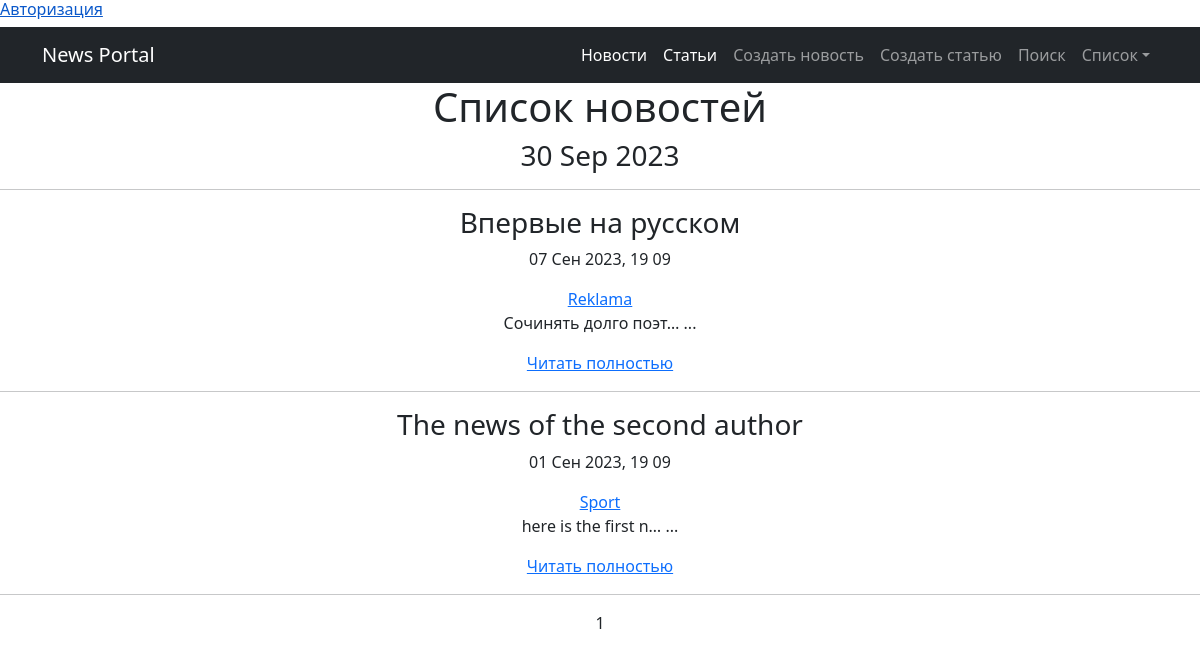
Before: /news/ with the older database file.
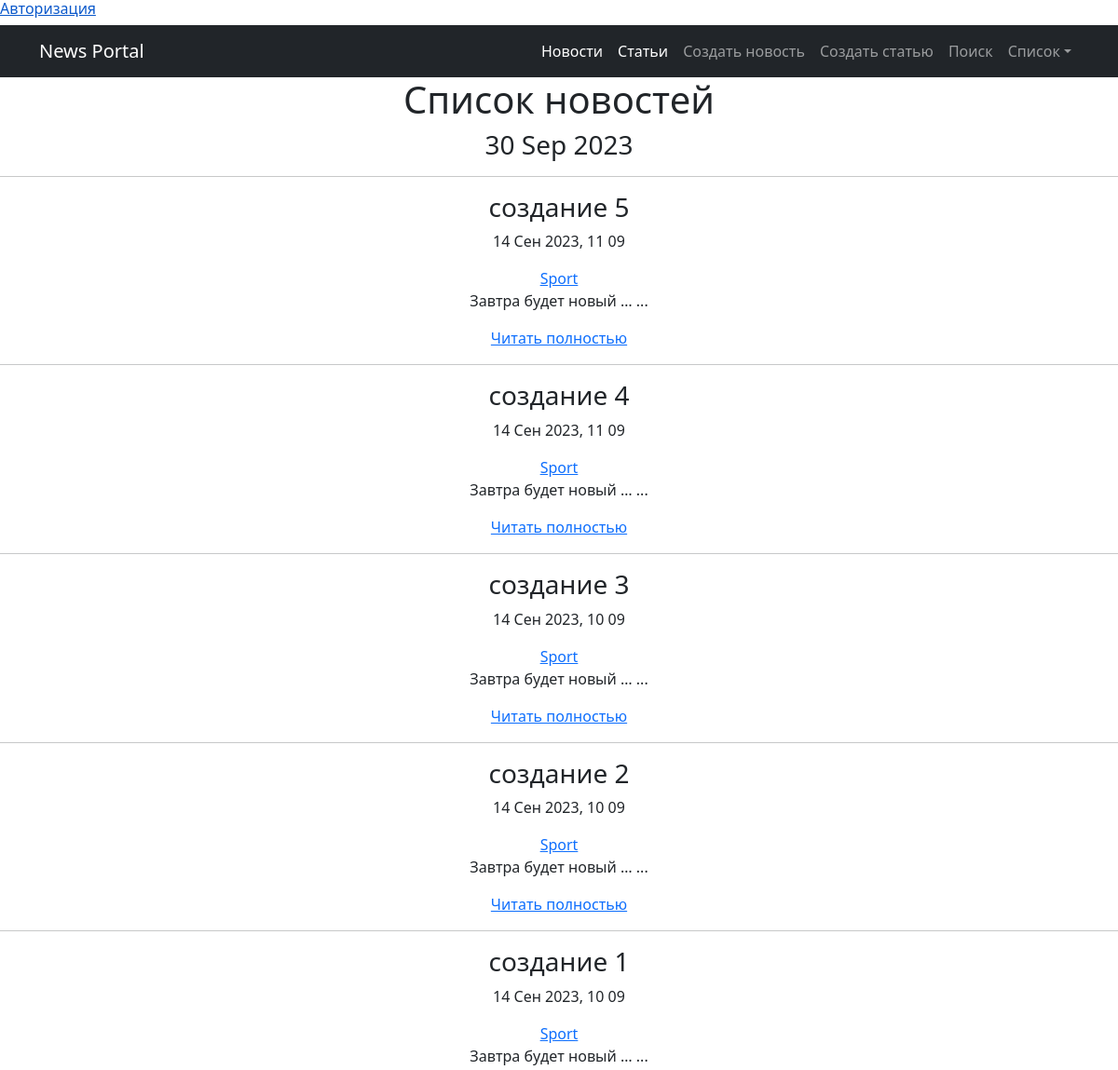
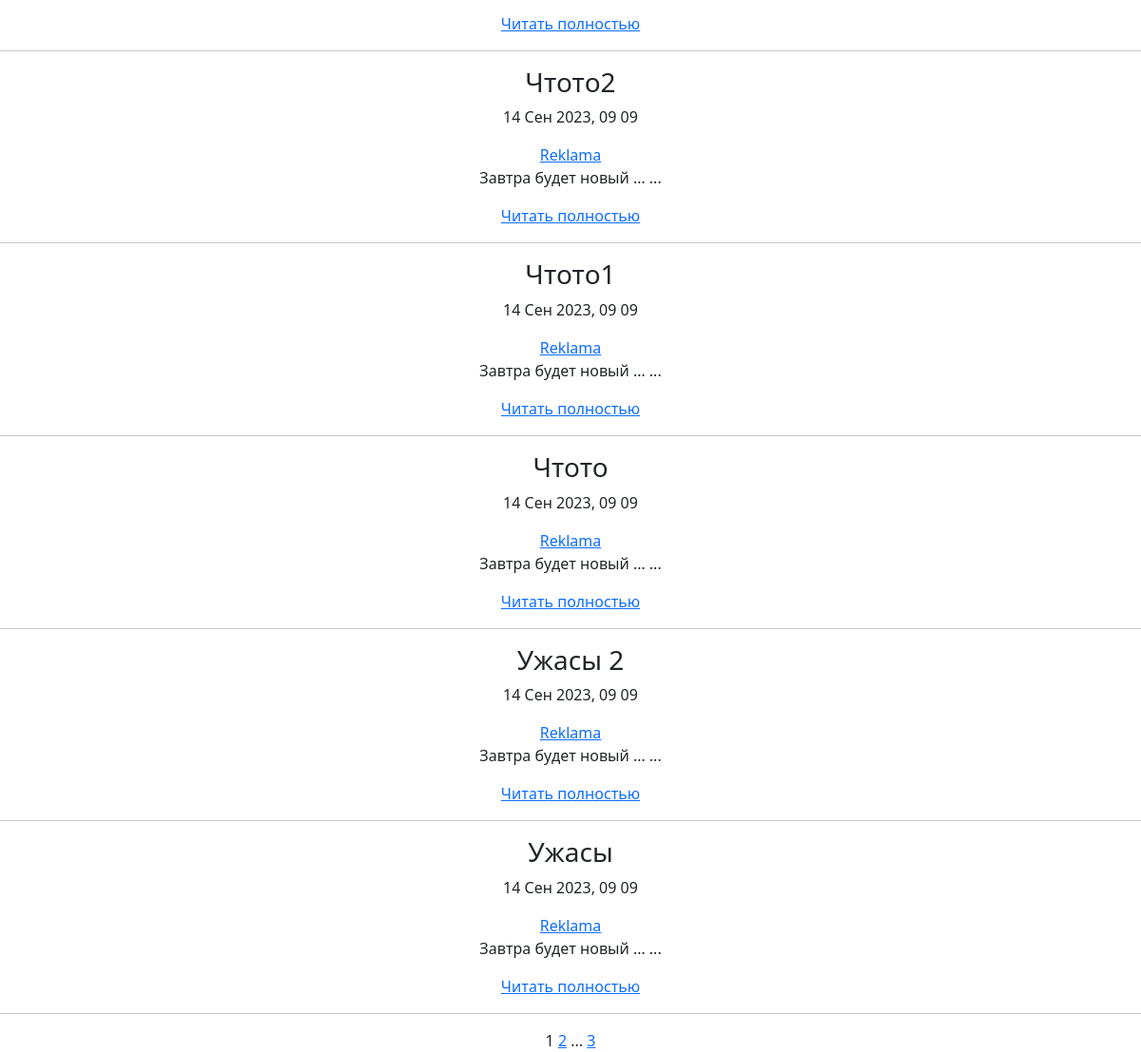
After: the same page with the newer database file (2 pictures, top to bottom).
### news/models.py (models this page shows, shortened)
class Post(models.Model):
    author = models.ForeignKey(Author, on_delete=models.CASCADE)
    news = 'NW'
    article = 'AR'
    CATEGORY_CHOICES = (
        (news, 'Новость'),
        (article, 'Статья'),
    )
    choiceType = models.CharField(max_length=2,
                                  choices=CATEGORY_CHOICES,
                                  default=article)
    timeCreate = models.DateTimeField(auto_now_add=True)
    categoryPost = models.ManyToManyField(Category, through='PostCategory')
    title = models.CharField(max_length=100, unique=True)
    content = models.TextField()
    rating = models.IntegerField(default=0)

class Category(models.Model):
    nameCategory = models.CharField(max_length=100, unique=True)
    subscribers = models.ManyToManyField(User, blank=True, related_name='categories')
    def __str__(self):
        return self.nameCategory

### news/views.py (the view)
# urls.py: path('news/', NewsList.as_view(), name='news'),  # URL-шаблон для списка новостей
class NewsList(ListView):  # список превью
    model = Post
    template_name = 'flatpages/news.html'
    context_object_name = 'news'
    paginate_by = 10    # вот так мы можем указать количество записей на странице
    def get_queryset(self):
        queryset = super().get_queryset().filter(choiceType='NW')  # Фильтруем только новости
        return queryset.order_by('-timeCreate')        # и сортируем по убыванию даты

### news/templatetags/cenzura.py (called while the page is built)
@register.filter()
def censor(value):  # Естественно если делать реальный проект слов будет в разы больше.
    words_to_censor = ['6лядь', '6лять', 'cock', 'cunt',  'fuck', 'xyй',
                       'гавнюк', 'долбоёб', 'лошок', 'пидарас', 'шлюха']
    if not isinstance(value, str):  # Проверка, чтобы фильтр цензурирования применялся только к переменным строкового
        raise ValueError("Значение должно быть строкой")
    for word in words_to_censor:
        value = value.replace(word, '*' * len(word))
    return mark_safe(value)

### news/templatetags/custom_tags.py (called while the page is built)
@register.simple_tag()
def current_time(format_string='%d %b %Y'):
    return datetime.utcnow().strftime(format_string)

@register.simple_tag(takes_context=True)
def url_replace(context, **kwargs):
    d = context['request'].GET.copy()  # позволяет скопировать все параметры текущего запроса.
    for k, v in kwargs.items():
        d[k] = v
    return d.urlencode()

### templates/flatpages/news.html
{% extends 'flatpages/default.html' %}
{% load cenzura %}
{% load custom_tags %}
{% block content %}
    <h1 style="text-align: center;">Список новостей</h1>
	<h3 style="text-align: center;">{% current_time '%d %b %Y' %}</h3>
<hr/>
{% if news %}
        {% for post in news %}
            <h3 style="text-align: center;">{{ post.title|censor }}</h3>
            <p style="text-align: center;">{{ post.timeCreate|date:'d M Y, H m' }}</p>
            <div align="center">
              {% for category in post.categoryPost.all %}
              <a href="{% url 'news:category_list' category.id %}" >{{ category }}</a>
              {% endfor %}
            </div>
            <p style="text-align: center;">{{ post.content|truncatechars:20|censor }} {{"..."}} </p>
            <p style="text-align: center;"><a href="{% url 'news:news_detail' post.id %}">Читать полностью</a></p>
            <hr/>
        {% endfor %}
{% else %}
    <h2>Новостей нет!</h2>
{% endif %}
{% endblock content %}

Changed rows visible on the page:
no longer on this page (row unchanged): Post: title|censor "Впервые на русском", timeCreate "07 Сен 2023, 19 09", content|censor "Сочинять долго поэт…", value "...", Category (nameCategory "Reklama")
no longer on this page (row unchanged): Post: title|censor "The news of the second author", timeCreate "01 Сен 2023, 19 09", content|censor "here is the first n…", value "...", Category (nameCategory "Sport")
added Post: title|censor "создание 5", timeCreate "14 Сен 2023, 11 09", content|censor "Завтра будет новый …", value "...", Category (nameCategory "Sport")
added Post: title|censor "создание 4", timeCreate "14 Сен 2023, 11 09", content|censor "Завтра будет новый …", value "...", Category (nameCategory "Sport")
added Post: title|censor "создание 3", timeCreate "14 Сен 2023, 10 09", content|censor "Завтра будет новый …", value "...", Category (nameCategory "Sport")
added Post: title|censor "создание 2", timeCreate "14 Сен 2023, 10 09", content|censor "Завтра будет новый …", value "...", Category (nameCategory "Sport")
added Post: title|censor "создание 1", timeCreate "14 Сен 2023, 10 09", content|censor "Завтра будет новый …", value "...", Category (nameCategory "Sport")
added Post: title|censor "Чтото2", timeCreate "14 Сен 2023, 09 09", content|censor "Завтра будет новый …", value "...", Category (nameCategory "Reklama")
added Post: title|censor "Чтото1", timeCreate "14 Сен 2023, 09 09", content|censor "Завтра будет новый …", value "...", Category (nameCategory "Reklama")
added Post: title|censor "Чтото", timeCreate "14 Сен 2023, 09 09", content|censor "Завтра будет новый …", value "...", Category (nameCategory "Reklama")
added Post: title|censor "Ужасы 2", timeCreate "14 Сен 2023, 09 09", content|censor "Завтра будет новый …", value "...", Category (nameCategory "Reklama")
added Post: title|censor "Ужасы", timeCreate "14 Сен 2023, 09 09", content|censor "Завтра будет новый …", value "...", Category (nameCategory "Reklama")
Other visible differences:
{{ page_obj.next_page_number }}: (not shown) → "2"
{{ page_obj.paginator.num_pages }}: (not shown) → "3"
